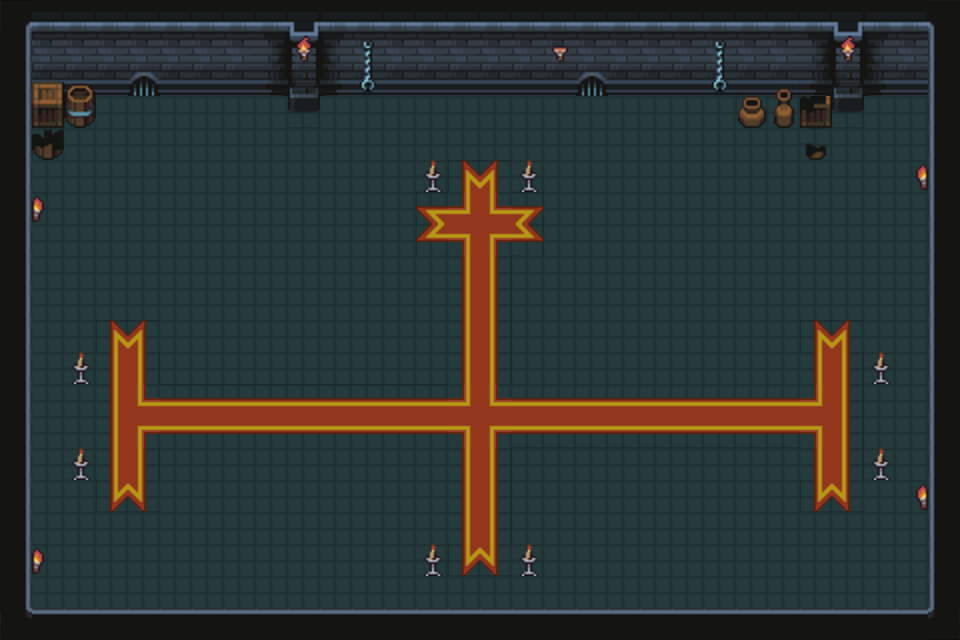

The image is a tile-based game level rendered from a .tmx file. Its description and complete source (layers, tilesets, objects, tile grids) follow:
An orthogonal 30x20 tile map with 32x32 px tiles, 2 tile layers (Sol, Décor), 5 tilesets and 19 objects (19x Mur).

<map version="1.10" tiledversion="1.11.0" orientation="orthogonal" renderorder="right-down" width="30" height="20" tilewidth="32" tileheight="32" infinite="0" nextlayerid="5" nextobjectid="30">
 <tileset firstgid="1" source="Donjon.tsx" />
 <tileset firstgid="626" source="coin_tapis_bas.tsx" />
 <tileset firstgid="627" source="coin_tapis.tsx" />
 <tileset firstgid="628" source="Props.tsx" />
 <tileset firstgid="1253" source="Dungeon_Tileset.tsx" />
 <layer id="1" name="Sol" width="30" height="20">
  <data encoding="csv">
104,2,2,2,102,2,2,2,3,4,2147483651,2,2,2,2,2,2,2,2,2,2,2,2,2,2,3,4,2147483651,2,105,
129,27,27,27,127,27,27,27,28,29,2147483676,27,27,27,27,27,27,27,127,27,27,27,27,27,27,28,29,2147483676,27,130,
129,52,52,52,152,52,52,52,53,54,2147483701,52,52,52,52,52,52,52,152,52,52,52,52,52,52,53,54,2147483701,52,130,
129,31,31,31,31,31,31,31,31,31,31,31,31,31,31,31,31,31,31,31,31,31,31,31,31,31,31,31,31,130,
129,31,31,31,31,31,31,31,31,31,31,31,31,31,31,31,31,31,31,31,31,31,31,31,31,31,31,31,31,130,
129,31,31,31,31,31,31,31,31,31,31,31,31,31,31,31,31,31,31,31,31,31,31,31,31,31,31,31,31,130,
129,31,31,31,31,31,31,31,31,31,31,31,31,31,31,31,31,31,31,31,31,31,31,31,31,31,31,31,31,130,
129,31,31,31,31,31,31,31,31,31,31,31,31,31,31,31,31,31,31,31,31,31,31,31,31,31,31,31,31,130,
129,31,31,31,31,31,31,31,31,31,31,31,31,31,31,31,31,31,31,31,31,31,31,31,31,31,31,31,31,130,
129,31,31,31,31,31,31,31,31,31,31,31,31,31,31,31,31,31,31,31,31,31,31,31,31,31,31,31,31,130,
129,31,31,31,31,31,31,31,31,31,31,31,31,31,31,31,31,31,31,31,31,31,31,31,31,31,31,31,31,130,
129,31,31,31,31,31,31,31,31,31,31,31,31,31,31,31,31,31,31,31,31,31,31,31,31,31,31,31,31,130,
129,31,31,31,31,31,31,31,31,31,31,31,31,31,31,31,31,31,31,31,31,31,31,31,31,31,31,31,31,130,
129,31,31,31,31,31,31,31,31,31,31,31,31,31,31,31,31,31,31,31,31,31,31,31,31,31,31,31,31,130,
129,31,31,31,31,31,31,31,31,31,31,31,31,31,31,31,31,31,31,31,31,31,31,31,31,31,31,31,31,130,
129,31,31,31,31,31,31,31,31,31,31,31,31,31,31,31,31,31,31,31,31,31,31,31,31,31,31,31,31,130,
129,31,31,31,31,31,31,31,31,31,31,31,31,31,31,31,31,31,31,31,31,31,31,31,31,31,31,31,31,130,
129,31,31,31,31,31,31,31,31,31,31,31,31,31,31,31,31,31,31,31,31,31,31,31,31,31,31,31,31,130,
129,31,31,31,31,31,31,31,31,31,31,31,31,31,31,31,31,31,31,31,31,31,31,31,31,31,31,31,31,130,
154,2684354690,2684354690,2684354690,2684354690,2684354690,2684354690,2684354690,2684354690,2684354690,2684354690,2684354690,2684354690,2684354690,2684354690,2684354690,2684354690,2684354690,2684354690,2684354690,2684354690,2684354690,2684354690,2684354690,2684354690,2684354690,2684354690,2684354690,2684354690,155
</data>
 </layer>
 <layer id="3" name="Décor" width="30" height="20">
  <data encoding="csv">
0,0,0,0,0,0,0,0,0,0,0,0,0,0,0,0,0,0,0,0,0,0,0,0,0,0,0,0,0,0,
0,0,0,0,0,0,0,0,0,1343,0,684,0,0,0,0,0,1345,0,0,0,0,684,0,0,0,1343,0,0,0,
0,628,629,0,0,0,0,0,0,0,0,734,0,0,0,0,0,0,0,0,0,0,734,630,631,0,0,0,0,0,
0,653,654,0,0,0,0,0,0,79,0,0,0,0,0,0,0,0,0,0,0,0,0,655,656,703,79,0,0,0,
0,729,0,0,0,0,0,0,0,0,0,0,0,0,0,0,0,0,0,0,0,0,0,0,0,706,0,0,0,0,
0,0,0,0,0,0,0,0,0,0,0,0,0,1346,1073742155,1073742156,1346,0,0,0,0,0,0,0,0,0,0,0,2147484992,0,
0,1344,0,0,0,0,0,0,0,0,0,0,0,2684354891,2147484275,3758097011,536871243,0,0,0,0,0,0,0,0,0,0,0,0,0,
0,0,0,0,0,0,0,0,0,0,0,0,0,2684354892,3221226099,2684355187,536871244,0,0,0,0,0,0,0,0,0,0,0,0,0,
0,0,0,0,0,0,0,0,0,0,0,0,0,0,306,307,0,0,0,0,0,0,0,0,0,0,0,0,0,0,
0,0,0,0,0,0,0,0,0,0,0,0,0,0,306,307,0,0,0,0,0,0,0,0,0,0,0,0,0,0,
0,0,0,1073742155,1073742156,0,0,0,0,0,0,0,0,0,306,307,0,0,0,0,0,0,0,0,0,1073742155,1073742156,0,0,0,
0,0,1346,306,307,0,0,0,0,0,0,0,0,0,306,307,0,0,0,0,0,0,0,0,0,306,307,1346,0,0,
0,0,0,306,626,1610613043,1610613043,1610613043,1610613043,1610613043,1610613043,1610613043,1610613043,1610613043,2147484274,626,2684354866,2684354866,2684354866,2684354866,2684354866,2684354866,2684354866,2684354866,2684354866,1610613362,307,0,0,0,
0,0,0,306,1073742450,1610613042,1610613042,1610613042,1610613042,1610613042,1610613042,1610613042,1610613042,1610613042,3221226098,1073742450,2684354867,2684354867,2684354867,2684354867,2684354867,2684354867,2684354867,2684354867,2684354867,3221226098,307,0,0,0,
0,0,1346,306,307,0,0,0,0,0,0,0,0,0,306,307,0,0,0,0,0,0,0,0,0,306,307,1346,0,0,
0,0,0,331,332,0,0,0,0,0,0,0,0,0,306,307,0,0,0,0,0,0,0,0,0,331,332,0,2147484992,0,
0,0,0,0,0,0,0,0,0,0,0,0,0,0,306,307,0,0,0,0,0,0,0,0,0,0,0,0,0,0,
0,1344,0,0,0,0,0,0,0,0,0,0,0,1346,331,332,1346,0,0,0,0,0,0,0,0,0,0,0,0,0,
0,0,0,0,0,0,0,0,0,0,0,0,0,0,0,0,0,0,0,0,0,0,0,0,0,0,0,0,0,0,
0,0,0,0,0,0,0,0,0,0,0,0,0,0,0,0,0,0,0,0,0,0,0,0,0,0,0,0,0,0
</data>
 </layer>
 <objectgroup id="4" name="Collisions">
  <object id="4" type="Mur" x="0" y="1.33333" width="30.6667" height="638.667" />
  <object id="13" type="Mur" x="930" y="-0.666667" width="30.6667" height="638.667" />
  <object id="5" type="Mur" x="72" y="352" width="19" height="18.6667" />
  <object id="8" type="Mur" x="423" y="544" width="19" height="22.6667" />
  <object id="10" type="Mur" x="520" y="545" width="19" height="22.6667" />
  <object id="23" type="Mur" x="424" y="163.667" width="19" height="20" />
  <object id="24" type="Mur" x="520" y="161" width="19" height="18.6667" />
  <object id="11" type="Mur" x="872" y="449" width="19" height="20" />
  <object id="12" type="Mur" x="870" y="351" width="22" height="21.6667" />
  <object id="7" type="Mur" x="72" y="449" width="19" height="21.6667" />
  <object id="14" type="Mur" x="32" y="2.66667" width="898.667" height="80" />
  <object id="16" type="Mur" x="33.3333" y="86.6667" width="30.6667" height="61.3333" />
  <object id="17" type="Mur" x="62.6667" y="85.3333" width="34.6667" height="30.6667" />
  <object id="18" type="Mur" x="737.333" y="86.6667" width="94.6667" height="33.3333" />
  <object id="19" type="Mur" x="800" y="124" width="33.3333" height="29.3333" />
  <object id="20" type="Mur" x="288" y="84" width="30.6667" height="16" />
  <object id="22" type="Mur" x="833.333" y="85.3334" width="28" height="16" />
  <object id="25" type="Mur" x="32" y="608.334" width="894.667" height="30.3333" />
  <object id="29" type="Mur" x="608" y="240" width="96" height="48" />
 </objectgroup>
</map>
